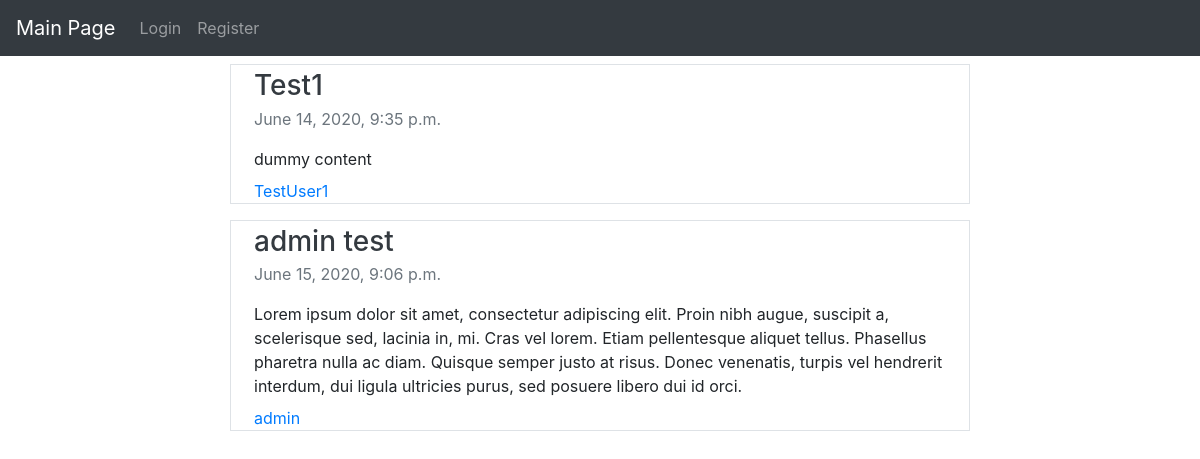
/, run on an earlier commit of the app's database.
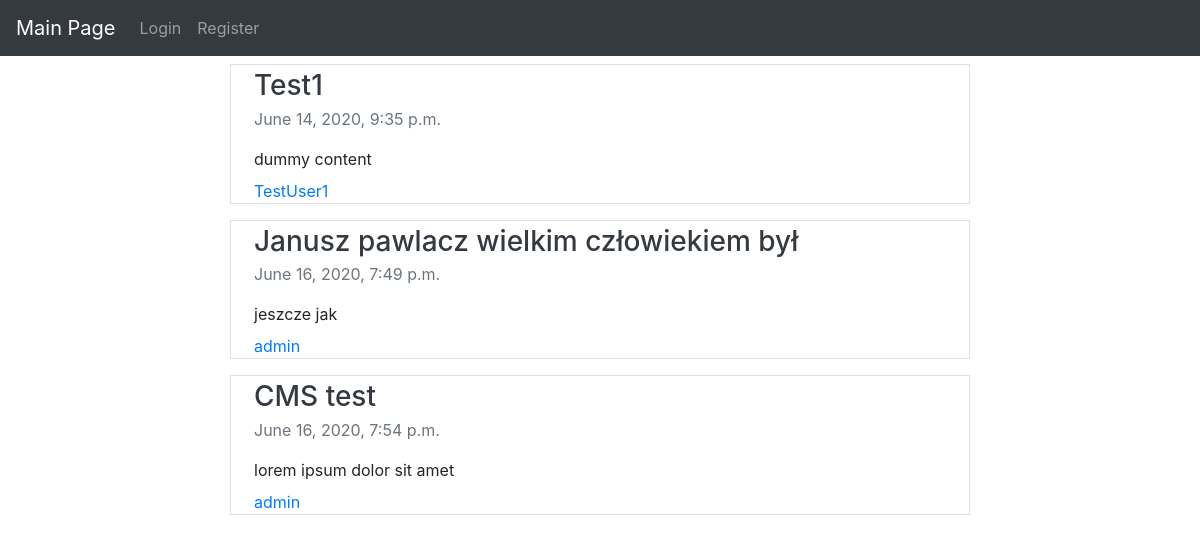
And on a later commit of the database.
### main/models.py (models this page shows, shortened)
class Post(models.Model):
    topic = models.CharField(max_length=60, unique=True)
    content = models.TextField()
    pub_date = models.DateTimeField(auto_now_add=True)
    creator = models.ForeignKey(User, on_delete=models.CASCADE)

### main/views.py (the view)
# urls.py: path("", index_view, name="index"),
def index_view(request):
    return render(request, "main/index.html", {"posts":Post.objects.all()})

### main/templates/main/index.html
{% extends "main/base.html" %}
{% block content %}
<div class="container">
    {% for post in posts %}
    <div class="border col-8 mx-auto mb-3">
    <h3 class="mb-0 px-2 py-1"><a class="text-dark" href="{% url 'main:comments' post.pk %}">{{post.topic}}</a></h3>
    <div class="px-2 pb-1 mb-1 text-muted">{{post.pub_date}}</div>
    <p class="mb-auto p-2">{{post.content}}</p>
    <a href="{% url 'user:index' post.creator.pk %}" class="p-2">{{post.creator}}</a>
    </div>
{% endfor %}
</div>
{% endblock %}

What changed in the data, as far as the page shows it:
removed Post: topic "admin test", pub_date "June 15, 2020, 9:06 p.m.", content "Lorem ipsum dolor sit amet, consectetur adipiscing elit. Proin nibh augue, suscipit a, scelerisque sed, lacinia in, mi. Cras vel lorem. Etiam pellentesque aliquet tellus. Phasellus pharetra nulla ac diam. Quisque semper justo at risus. Donec venenatis, turpis vel hendrerit interdum, dui ligula ultricies purus, sed posuere libero dui id orci.", creator "admin"
added Post: topic "Janusz pawlacz wielkim człowiekiem był", pub_date "June 16, 2020, 7:49 p.m.", content "jeszcze jak", creator "admin"
added Post: topic "CMS test", pub_date "June 16, 2020, 7:54 p.m.", content "lorem ipsum dolor sit amet", creator "admin"
